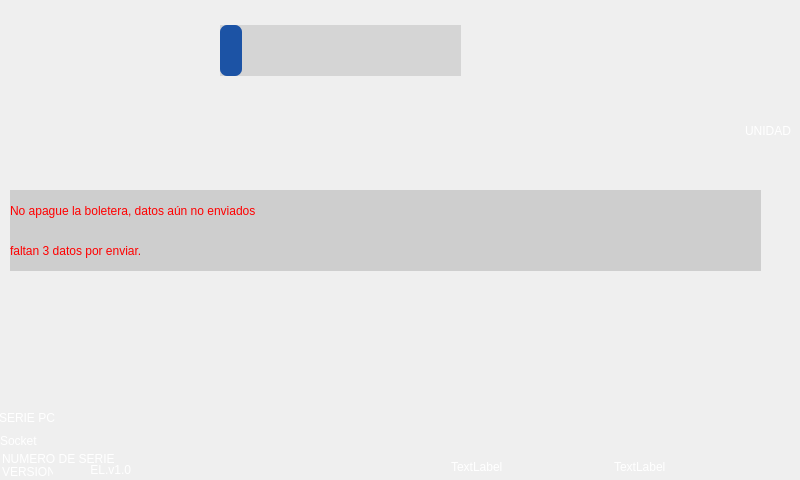
<?xml version="1.0" encoding="UTF-8"?>
<ui version="4.0">
 <class>Form</class>
 <widget class="QWidget" name="Form">
  <property name="geometry">
   <rect>
    <x>0</x>
    <y>0</y>
    <width>800</width>
    <height>480</height>
   </rect>
  </property>
  <property name="minimumSize">
   <size>
    <width>800</width>
    <height>480</height>
   </size>
  </property>
  <property name="maximumSize">
   <size>
    <width>800</width>
    <height>480</height>
   </size>
  </property>
  <property name="windowTitle">
   <string>Form</string>
  </property>
  <widget class="QLabel" name="label_font">
   <property name="geometry">
    <rect>
     <x>0</x>
     <y>0</y>
     <width>800</width>
     <height>480</height>
    </rect>
   </property>
   <property name="minimumSize">
    <size>
     <width>800</width>
     <height>480</height>
    </size>
   </property>
   <property name="maximumSize">
    <size>
     <width>800</width>
     <height>480</height>
    </size>
   </property>
   <property name="text">
    <string/>
   </property>
   <property name="pixmap">
    <pixmap>../Imagenes/wall2.jpg</pixmap>
   </property>
   <property name="scaledContents">
    <bool>true</bool>
   </property>
  </widget>
  <widget class="QLabel" name="label_fecha">
   <property name="geometry">
    <rect>
     <x>614</x>
     <y>454</y>
     <width>180</width>
     <height>25</height>
    </rect>
   </property>
   <property name="styleSheet">
    <string notr="true">font: 12pt &quot;Arial Rounded MT Bold&quot;;
color: rgb(255, 255, 255);</string>
   </property>
   <property name="text">
    <string>TextLabel</string>
   </property>
  </widget>
  <widget class="QLabel" name="label_senal_celular">
   <property name="geometry">
    <rect>
     <x>578</x>
     <y>457</y>
     <width>21</width>
     <height>21</height>
    </rect>
   </property>
   <property name="text">
    <string/>
   </property>
   <property name="pixmap">
    <pixmap>../Imagenes/no3G.Jpeg</pixmap>
   </property>
   <property name="scaledContents">
    <bool>true</bool>
   </property>
  </widget>
  <widget class="QLabel" name="label_conex_gps">
   <property name="geometry">
    <rect>
     <x>546</x>
     <y>457</y>
     <width>21</width>
     <height>20</height>
    </rect>
   </property>
   <property name="text">
    <string/>
   </property>
   <property name="pixmap">
    <pixmap>../Imagenes/noGPS.png</pixmap>
   </property>
   <property name="scaledContents">
    <bool>true</bool>
   </property>
  </widget>
  <widget class="QLabel" name="label_state_simcard">
   <property name="geometry">
    <rect>
     <x>375</x>
     <y>457</y>
     <width>34</width>
     <height>20</height>
    </rect>
   </property>
   <property name="text">
    <string/>
   </property>
   <property name="pixmap">
    <pixmap>../Imagenes/noSIM.png</pixmap>
   </property>
   <property name="scaledContents">
    <bool>true</bool>
   </property>
  </widget>
  <widget class="QLabel" name="label_4">
   <property name="geometry">
    <rect>
     <x>425</x>
     <y>456</y>
     <width>21</width>
     <height>21</height>
    </rect>
   </property>
   <property name="text">
    <string/>
   </property>
   <property name="pixmap">
    <pixmap>../Imagenes/noRed.Jpeg</pixmap>
   </property>
   <property name="scaledContents">
    <bool>true</bool>
   </property>
  </widget>
  <widget class="QLabel" name="label_5">
   <property name="geometry">
    <rect>
     <x>516</x>
     <y>457</y>
     <width>21</width>
     <height>20</height>
    </rect>
   </property>
   <property name="text">
    <string/>
   </property>
   <property name="pixmap">
    <pixmap>../Imagenes/noSocket.png</pixmap>
   </property>
   <property name="scaledContents">
    <bool>true</bool>
   </property>
  </widget>
  <widget class="QLabel" name="label_temp">
   <property name="geometry">
    <rect>
     <x>451</x>
     <y>457</y>
     <width>62</width>
     <height>20</height>
    </rect>
   </property>
   <property name="styleSheet">
    <string notr="true">font: 12pt &quot;Arial Rounded MT Bold&quot;;
color: rgb(255, 255, 255);</string>
   </property>
   <property name="text">
    <string>TextLabel</string>
   </property>
  </widget>
  <widget class="QLabel" name="label_num_ser">
   <property name="geometry">
    <rect>
     <x>2</x>
     <y>452</y>
     <width>191</width>
     <height>20</height>
    </rect>
   </property>
   <property name="styleSheet">
    <string notr="true">font: 8pt &quot;Arial Rounded MT Bold&quot;;
color: rgb(255, 255, 255);</string>
   </property>
   <property name="text">
    <string>NUMERO DE SERIE</string>
   </property>
   <property name="alignment">
    <set>Qt::AlignLeading|Qt::AlignLeft|Qt::AlignTop</set>
   </property>
  </widget>
  <widget class="QLabel" name="label_num_ver">
   <property name="geometry">
    <rect>
     <x>2</x>
     <y>462</y>
     <width>51</width>
     <height>20</height>
    </rect>
   </property>
   <property name="styleSheet">
    <string notr="true">font: 8pt &quot;Arial Rounded MT Bold&quot;;
color: rgb(255, 255, 255);</string>
   </property>
   <property name="text">
    <string>VERSION</string>
   </property>
  </widget>
  <widget class="QLabel" name="label_ser_pc">
   <property name="geometry">
    <rect>
     <x>-1</x>
     <y>410</y>
     <width>161</width>
     <height>16</height>
    </rect>
   </property>
   <property name="styleSheet">
    <string notr="true">font: 8pt &quot;Arial Rounded MT Bold&quot;;
color: rgb(255, 255, 255);</string>
   </property>
   <property name="text">
    <string>SERIE PC</string>
   </property>
  </widget>
  <widget class="QLabel" name="label_unidad">
   <property name="geometry">
    <rect>
     <x>530</x>
     <y>100</y>
     <width>261</width>
     <height>61</height>
    </rect>
   </property>
   <property name="styleSheet">
    <string notr="true">font: 75 30pt &quot;MS Shell Dlg 2&quot;;
color: rgb(255, 255, 255);</string>
   </property>
   <property name="text">
    <string>UNIDAD</string>
   </property>
   <property name="alignment">
    <set>Qt::AlignRight|Qt::AlignTrailing|Qt::AlignVCenter</set>
   </property>
  </widget>
  <widget class="QLabel" name="label_off">
   <property name="geometry">
    <rect>
     <x>10</x>
     <y>40</y>
     <width>40</width>
     <height>40</height>
    </rect>
   </property>
   <property name="text">
    <string/>
   </property>
   <property name="pixmap">
    <pixmap>../Imagenes/apagar.png</pixmap>
   </property>
   <property name="scaledContents">
    <bool>true</bool>
   </property>
  </widget>
  <widget class="QLabel" name="label_version_software">
   <property name="geometry">
    <rect>
     <x>70</x>
     <y>460</y>
     <width>61</width>
     <height>20</height>
    </rect>
   </property>
   <property name="styleSheet">
    <string notr="true">font: 75 8pt &quot;Rockwell&quot;;
color: rgb(255, 255, 255);</string>
   </property>
   <property name="text">
    <string>EL.v1.0</string>
   </property>
   <property name="alignment">
    <set>Qt::AlignRight|Qt::AlignTrailing|Qt::AlignVCenter</set>
   </property>
  </widget>
  <widget class="QLabel" name="label_socket">
   <property name="geometry">
    <rect>
     <x>0</x>
     <y>430</y>
     <width>91</width>
     <height>21</height>
    </rect>
   </property>
   <property name="styleSheet">
    <string notr="true">font: 75 10pt &quot;MS Shell Dlg 2&quot;;
color: rgb(255, 255, 255);</string>
   </property>
   <property name="text">
    <string>Socket</string>
   </property>
   <property name="alignment">
    <set>Qt::AlignLeading|Qt::AlignLeft|Qt::AlignVCenter</set>
   </property>
  </widget>
  <widget class="QLabel" name="label_datos_info">
   <property name="geometry">
    <rect>
     <x>10</x>
     <y>190</y>
     <width>751</width>
     <height>41</height>
    </rect>
   </property>
   <property name="styleSheet">
    <string notr="true">font: 18pt &quot;MS Shell Dlg 2&quot;;
color: rgb(255, 0, 0);
background-color: rgb(206, 206, 206);</string>
   </property>
   <property name="text">
    <string>No apague la boletera, datos aún no enviados</string>
   </property>
  </widget>
  <widget class="QLabel" name="label_datos_cantidad">
   <property name="geometry">
    <rect>
     <x>10</x>
     <y>230</y>
     <width>751</width>
     <height>41</height>
    </rect>
   </property>
   <property name="styleSheet">
    <string notr="true">font: 18pt &quot;MS Shell Dlg 2&quot;;
color: rgb(255, 0, 0);
background-color: rgb(206, 206, 206);</string>
   </property>
   <property name="text">
    <string>faltan 3 datos por enviar.</string>
   </property>
  </widget>
  <widget class="QScrollBar" name="Brillo">
   <property name="geometry">
    <rect>
     <x>220</x>
     <y>20</y>
     <width>241</width>
     <height>61</height>
    </rect>
   </property>
   <property name="cursor">
    <cursorShape>ClosedHandCursor</cursorShape>
   </property>
   <property name="styleSheet">
    <string notr="true">QScrollBar:horizontal {
	border: none;
    background: rgb(213, 213, 213);
    width: 14px;
    margin: 5px 0 5px 0;
	border-radius: 0px;
 }

QScrollBar::handle:horizontal {	
	background-color: rgb(28, 83, 165);
	min-height: 300px;
	border-radius: 7px;
}

QScrollBar::handle:horizontal:hover{	
	background-color: rgb(246, 130, 31);
}

QScrollBar::handle:horizontal:pressed {	
	background-color: rgb(246, 130, 31);
}</string>
   </property>
   <property name="orientation">
    <enum>Qt::Horizontal</enum>
   </property>
  </widget>
  <widget class="QLabel" name="reset_nfc">
   <property name="geometry">
    <rect>
     <x>70</x>
     <y>40</y>
     <width>41</width>
     <height>41</height>
    </rect>
   </property>
   <property name="text">
    <string/>
   </property>
   <property name="pixmap">
    <pixmap>../Imagenes/circular.png</pixmap>
   </property>
   <property name="scaledContents">
    <bool>true</bool>
   </property>
  </widget>
 </widget>
 <resources/>
 <connections/>
</ui>
